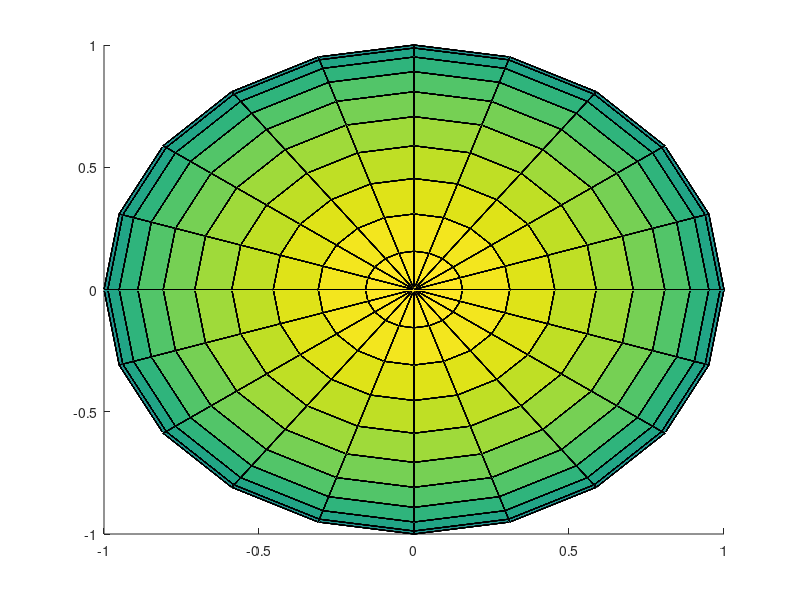

This figure's MATLAB source: (Note: this script raises an error after producing the figure.)
clear;clc;

% base
[X, Y, Z] = sphere(20);
Xc = reshape(X, 1, []);
Yc = reshape(Y, 1, []);
Zc = reshape(Z, 1, []);
orbit_size=320;

% galaxy
rev_gal=1;
rev_gal_radius=5000;
orbit_gal=nan(orbit_size,3);
linecolor_gal=[linspace(1,1,orbit_size); linspace(1,0,orbit_size); linspace(1,0,orbit_size)]';
gal_sway_scale=50;

% sun
radius_sun=100;
sun=radius_sun*[Xc; Yc; Zc; zeros(size(Xc))];
sun(end,:)=sun(end,:)+1;
rev_sun=rev_gal*5;
rev_sun_radius=rev_gal_radius/2;
rot_sun=rev_sun*20;
orbit_sun=nan(orbit_size,3);
linecolor_sun=[linspace(1,0,orbit_size); linspace(1,0,orbit_size); linspace(1,0,orbit_size)]';

% earth
radius_earth=radius_sun/3.5;
earth=radius_earth*[Xc; Yc; Zc; zeros(size(Xc))];
earth(end,:)=earth(end,:)+1;
rev_earth=rev_sun*16;
rev_earth_radius=radius_sun+1000;
rot_earth=rev_earth*365;
orbit_earth=nan(orbit_size,3);
linecolor_earth=[linspace(1,0,orbit_size); linspace(1,1,orbit_size); linspace(1,0,orbit_size)]';

% mercury
radius_mercury=radius_earth/2;
mercury=radius_mercury*[Xc; Yc; Zc; zeros(size(Xc))];
mercury(end,:)=mercury(end,:)+1;
rev_mercury=rev_earth*4.15;
rev_mercury_radius=rev_earth_radius*0.4;
rot_mercury=rev_mercury*3;
orbit_mercury=nan(orbit_size,3);
linecolor_mercury=[linspace(1,1,orbit_size); linspace(1,1,orbit_size); linspace(1,0,orbit_size)]';

% venus
radius_venus=radius_earth/1.5;
venus=radius_venus*[Xc; Yc; Zc; zeros(size(Xc))];
venus(end,:)=venus(end,:)+1;
rev_venus=rev_earth*1.62;
rev_venus_radius=rev_earth_radius*0.723;
rot_venus=rev_venus*0.92;
orbit_venus=nan(orbit_size,3);
linecolor_venus=[linspace(1,1,orbit_size); linspace(1,0,orbit_size); linspace(1,0,orbit_size)]';

% mars
radius_mars=radius_earth/1.2;
mars=radius_mars*[Xc; Yc; Zc; zeros(size(Xc))];
mars(end,:)=mars(end,:)+1;
rev_mars=rev_earth*0.54;
rev_mars_radius=rev_earth_radius*1.524;
rot_mars=rev_mars*667;
orbit_mars=nan(orbit_size,3);
linecolor_mars=[linspace(1,0,orbit_size); linspace(1,1,orbit_size); linspace(1,1,orbit_size)]';

% jupiter
radius_jupiter=radius_earth*2;
jupiter=radius_jupiter*[Xc; Yc; Zc; zeros(size(Xc))];
jupiter(end,:)=jupiter(end,:)+1;
rev_jupiter=rev_earth*0.45;
rev_jupiter_radius=rev_earth_radius*3;
rot_jupiter=rev_jupiter*1000;
orbit_jupiter=nan(orbit_size,3);
linecolor_jupiter=[linspace(1,1,orbit_size); linspace(1,0,orbit_size); linspace(1,1,orbit_size)]';

% saturn
radius_saturn=radius_earth*1.7;
saturn=radius_saturn*[Xc; Yc; Zc; zeros(size(Xc))];
saturn(end,:)=saturn(end,:)+1;
rev_saturn=rev_earth*0.33;
rev_saturn_radius=rev_earth_radius*3.5;
rot_saturn=rev_saturn*2410;
orbit_saturn=nan(orbit_size,3);
linecolor_saturn=[linspace(1,0,orbit_size); linspace(1,0,orbit_size); linspace(1,1,orbit_size)]';

% uranus
radius_uranus=radius_earth*1.3;
uranus=radius_uranus*[Xc; Yc; Zc; zeros(size(Xc))];
uranus(end,:)=uranus(end,:)+1;
rev_uranus=rev_earth*0.22;
rev_uranus_radius=rev_earth_radius*4.5;
rot_uranus=rev_uranus*4280;
orbit_uranus=nan(orbit_size,3);
linecolor_uranus=[linspace(1,0.1,orbit_size); linspace(1,0.8,orbit_size); linspace(1,0.5,orbit_size)]';

% neptune
radius_neptune=radius_earth*1.2;
neptune=radius_neptune*[Xc; Yc; Zc; zeros(size(Xc))];
neptune(end,:)=neptune(end,:)+1;
rev_neptune=rev_earth*0.15;
rev_neptune_radius=rev_earth_radius*5.5;
rot_neptune=rev_neptune*8970;
orbit_neptune=nan(orbit_size,3);
linecolor_neptune=[linspace(1,0.1,orbit_size); linspace(1,0.5,orbit_size); linspace(1,0.8,orbit_size)]';

axis_x=10000;
axis_y=10000;
axis_z=10000;
prev_G=zeros(0,0);

% figures
figure(1);
clf;
hold on;
sunfig=surf(X,Y,Z);
earthfig=surf(X,Y,Z);
mercuryfig=surf(X,Y,Z);
venusfig=surf(X,Y,Z);
marsfig=surf(X,Y,Z);
jupiterfig=surf(X,Y,Z);
saturnfig=surf(X,Y,Z);
uranusfig=surf(X,Y,Z);
neptunefig=surf(X,Y,Z);

orbitfig_gal=create_orbitfig(orbit_size, linecolor_gal);
orbitfig_sun=create_orbitfig(orbit_size, linecolor_sun);
orbitfig_earth=create_orbitfig(orbit_size, linecolor_earth);
orbitfig_mercury=create_orbitfig(orbit_size, linecolor_mercury);
orbitfig_venus=create_orbitfig(orbit_size, linecolor_venus);
orbitfig_mars=create_orbitfig(orbit_size, linecolor_mars);
orbitfig_jupiter=create_orbitfig(orbit_size, linecolor_jupiter);
orbitfig_saturn=create_orbitfig(orbit_size, linecolor_saturn);
orbitfig_uranus=create_orbitfig(orbit_size, linecolor_uranus);
orbitfig_neptune=create_orbitfig(orbit_size, linecolor_neptune);

for i=0:0.005:5
    [gv,gu,gw]=cal_revolution(rev_gal,rev_gal_radius,i,20,gal_sway_scale);
    [su,sv,sw]=cal_revolution(rev_sun,rev_sun_radius,i,20,0);
    [eu,ev,ew]=cal_revolution(rev_earth,rev_earth_radius,i,20,0);
    [mu,mv,mw]=cal_revolution(rev_mercury,rev_mercury_radius,i,20,0);
    [vu,vv,vw]=cal_revolution(rev_venus,rev_venus_radius,i,20,0);
    [mru,mrv,mrw]=cal_revolution(rev_mars,rev_mars_radius,i,20,0);
    [ju,jv,jw]=cal_revolution(rev_jupiter,rev_jupiter_radius,i,20,0);
    [stu,stv,stw]=cal_revolution(rev_saturn,rev_saturn_radius,i,20,0);
    [uu,uv,uw]=cal_revolution(rev_uranus,rev_uranus_radius,i,20,0);
    [nu,nv,nw]=cal_revolution(rev_neptune,rev_neptune_radius,i,20,0);

    galRev=[1 0 0 gu; 0 1 0 gv; 0 0 1 gw; 0 0 0 1];

    rot_sun_phi=rot_sun*2*pi*i/20;
    [sunRev,sunRot]=cal_trans_matrices(rot_sun_phi,su,sv,sw,'y',galRev);
    
    rot_earth_phi=rot_earth*2*pi*i/20;
    [earthRev,earthRot]=cal_trans_matrices(rot_earth_phi,ev,eu,ew,'x',sunRev);

    rot_mercury_phi=rot_mercury*2*pi*i/20;
    [mercuryRev,mercuryRot]=cal_trans_matrices(rot_mercury_phi,mv,mu,mw,'x',sunRev);

    rot_venus_phi=rot_venus*2*pi*i/20;
    [venusRev,venusRot]=cal_trans_matrices(rot_venus_phi,vv,vu,vw,'x',sunRev);

    rot_mars_phi=rot_mars*2*pi*i/20;
    [marsRev,marsRot]=cal_trans_matrices(rot_mars_phi,mrv,mru,mrw,'x',sunRev);

    rot_jupiter_phi=rot_jupiter*2*pi*i/20;
    [jupiterRev,jupiterRot]=cal_trans_matrices(rot_jupiter_phi,jv,ju,jw,'x',sunRev);

    rot_saturn_phi=rot_saturn*2*pi*i/20;
    [saturnRev,saturnRot]=cal_trans_matrices(rot_saturn_phi,stv,stu,stw,'x',sunRev);

    rot_uranus_phi=rot_uranus*2*pi*i/20;
    [uranusRev,uranusRot]=cal_trans_matrices(rot_uranus_phi,uv,uu,uw,'x',sunRev);

    rot_neptune_phi=rot_neptune*2*pi*i/20;
    [neptuneRev,neptuneRot]=cal_trans_matrices(rot_neptune_phi,nv,nu,nw,'x',sunRev);

    [nsx,nsy,nsz]=transformed_data(sunRev,sunRot,sun,size(X));
    [nex,ney,nez]=transformed_data(earthRev,earthRot,earth,size(X));
    [nmx,nmy,nmz]=transformed_data(mercuryRev,mercuryRot,mercury,size(X));
    [nvx,nvy,nvz]=transformed_data(venusRev,venusRot,venus,size(X));
    [nmrx,nmry,nmrz]=transformed_data(marsRev,marsRot,mars,size(X));
    [njx,njy,njz]=transformed_data(jupiterRev,jupiterRot,jupiter,size(X));
    [nstx,nsty,nstz]=transformed_data(saturnRev,saturnRot,saturn,size(X));
    [nux,nuy,nuz]=transformed_data(uranusRev,uranusRot,uranus,size(X));
    [nnx,nny,nnz]=transformed_data(neptuneRev,neptuneRot,neptune,size(X));

    orbit_gal=update_orbit(orbit_gal,galRev(1:3,end)');
    orbit_sun=update_orbit(orbit_sun,sunRev(1:3,end)');
    orbit_earth=update_orbit(orbit_earth,earthRev(1:3,end)');
    orbit_mercury=update_orbit(orbit_mercury,mercuryRev(1:3,end)');
    orbit_venus=update_orbit(orbit_venus,venusRev(1:3,end)');
    orbit_mars=update_orbit(orbit_mars,marsRev(1:3,end)');
    orbit_jupiter=update_orbit(orbit_jupiter,jupiterRev(1:3,end)');
    orbit_saturn=update_orbit(orbit_saturn,saturnRev(1:3,end)');
    orbit_uranus=update_orbit(orbit_uranus,uranusRev(1:3,end)');
    orbit_neptune=update_orbit(orbit_neptune,neptuneRev(1:3,end)');

    set(sunfig,'XData',nsx,'YData',nsy,'ZData',nsz);
    set(earthfig,'XData',nex,'YData',ney,'ZData',nez);
    set(mercuryfig,'XData',nmx,'YData',nmy,'ZData',nmz);
    set(venusfig,'XData',nvx,'YData',nvy,'ZData',nvz);
    set(marsfig,'XData',nmrx,'YData',nmry,'ZData',nmrz);
    set(jupiterfig,'XData',njx,'YData',njy,'ZData',njz);
    set(saturnfig,'XData',nstx,'YData',nsty,'ZData',nstz);
    set(uranusfig,'XData',nux,'YData',nuy,'ZData',nuz);
    set(neptunefig,'XData',nnx,'YData',nny,'ZData',nnz);

    % draw_orbit(orbitfig_gal, orbit_gal)
    draw_orbit(orbitfig_sun, orbit_sun)
    draw_orbit(orbitfig_earth, orbit_earth)
    draw_orbit(orbitfig_mercury, orbit_mercury)
    draw_orbit(orbitfig_venus, orbit_venus)
    draw_orbit(orbitfig_mars, orbit_mars)
    draw_orbit(orbitfig_jupiter, orbit_jupiter)
    draw_orbit(orbitfig_saturn, orbit_saturn)
    draw_orbit(orbitfig_uranus, orbit_uranus)
    draw_orbit(orbitfig_neptune, orbit_neptune)

    view(20, 30);
    grid on;
    xlabel('x');
    ylabel('y');
    zlabel('z');
    axis equal;
    % axis([-axis_x axis_x -axis_y axis_y -axis_z axis_z]);
    pause(0.001);
end

function [u,v,w]=cal_revolution(rev_no,rev_radius,sway_base,sway_base_max,sway_scale)
    phi=rev_no*2*pi*sway_base/sway_base_max;
    u=rev_radius*cos(phi);
    v=sway_scale*sway_base;
    w=rev_radius*sin(phi);
end

% CW rotation
function [Rev,Rot]=cal_trans_matrices(rot_phi,u,v,w,axis,centerRev)
    Rev=centerRev*[1 0 0 u; 0 1 0 v; 0 0 1 w; 0 0 0 1];
    if strcmp(axis,'x')
        Rot=[1 0 0 0; 0 cos(rot_phi) -sin(rot_phi) 0; 0 sin(rot_phi) cos(rot_phi) 0; 0 0 0 1];
    elseif strcmp(axis,'y')
        Rot=[cos(rot_phi) 0 sin(rot_phi) 0; 0 1 0 0; -sin(rot_phi) 0 cos(rot_phi) 0; 0 0 0 1];
    else
        Rot=[cos(rot_phi) -sin(rot_phi) 0 0; sin(rot_phi) cos(rot_phi) 0 0; 0 0 1 0; 0 0 0 1];
    end
end

function [nx,ny,nz]=transformed_data(Rev,Rot,orig,shape)
    newd=Rev*Rot*orig;
    nx=reshape(newd(1,:),shape);
    ny=reshape(newd(2,:),shape);
    nz=reshape(newd(3,:),shape);
end

function orbit=update_orbit(orbit,revpoint)
    orbit=circshift(orbit,-1);
    orbit(end,:)=revpoint;
end

% use patch instead of an array of line objects
% the 'Faces' works as a set of lines, and is a matrix of raw datas
% => can operate parallel processing on it using SIMD
% however, an array of line objects does not contain raw datas
% => cannot operate parallel processing ...
function orbitfig=create_orbitfig(orbit_size, linc)
    vertices=nan(orbit_size+1,3);
    orbitfig=patch('Vertices', vertices, ...
                   'Faces', 1:orbit_size+1, ...
                   'FaceVertexCData', [linc; ones(1,3)], ...
                   'EdgeColor', 'flat', ... 
                   'FaceColor', 'none', ...
                   'LineWidth', 0.5);
end

function draw_orbit(orbitfig, orbit)
    vertices=[orbit;nan(1,3)];
    set(orbitfig, 'Vertices', vertices);
end
